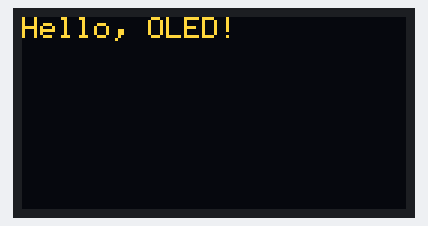
Simulated run of this program. Board: ESP32. Parts: 128×64 one-colour display. The OLED is the two-colour kind (top 16 rows yellow).

Above: at 0.1 s.
At 5.2 s:
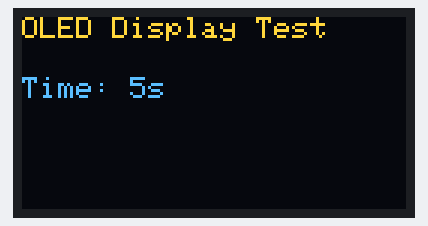
At 9.2 s:
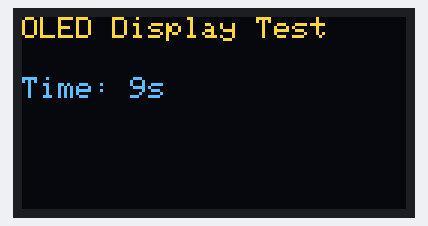
At 19.4 s:
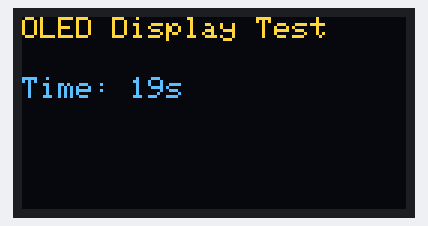
At 29.5 s:
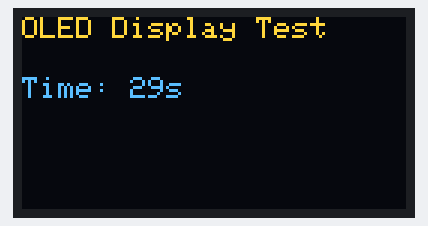
At 37.6 s:
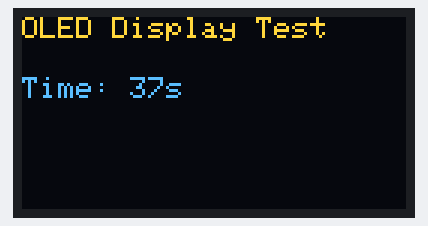

The program:

main.cpp
```cpp
#include <Wire.h>
#include <Adafruit_GFX.h>
#include <Adafruit_SSD1306.h>

#define SCREEN_WIDTH 128
#define SCREEN_HEIGHT 64
#define OLED_RESET    -1
Adafruit_SSD1306 display(SCREEN_WIDTH, SCREEN_HEIGHT, &Wire, OLED_RESET);

void setup() {
  Serial.begin(9600);

  // 初始化OLED显示屏
  if(!display.begin(SSD1306_SWITCHCAPVCC, 0x3C)) {
    Serial.println(F("SSD1306显示屏初始化失败"));
    for(;;);
  }

  // 清屏
  display.clearDisplay();

  // 设置文本样式
  display.setTextSize(1);
  display.setTextColor(SSD1306_WHITE);
  display.setCursor(0, 0);
  display.println("Hello, OLED!");
  display.display();
}

void loop() {
  delay(1000);

  display.clearDisplay();

  display.setCursor(0, 0);
  display.println("OLED Display Test");
  display.setCursor(0, 20);
  display.print("Time: ");
  display.print(millis()/1000);
  display.println("s");

  display.display();

  delay(1000);
}
```

Measured:
- what the display in image 1 shows lasts 2.1 s, from 5.1 s to 7.2 s
